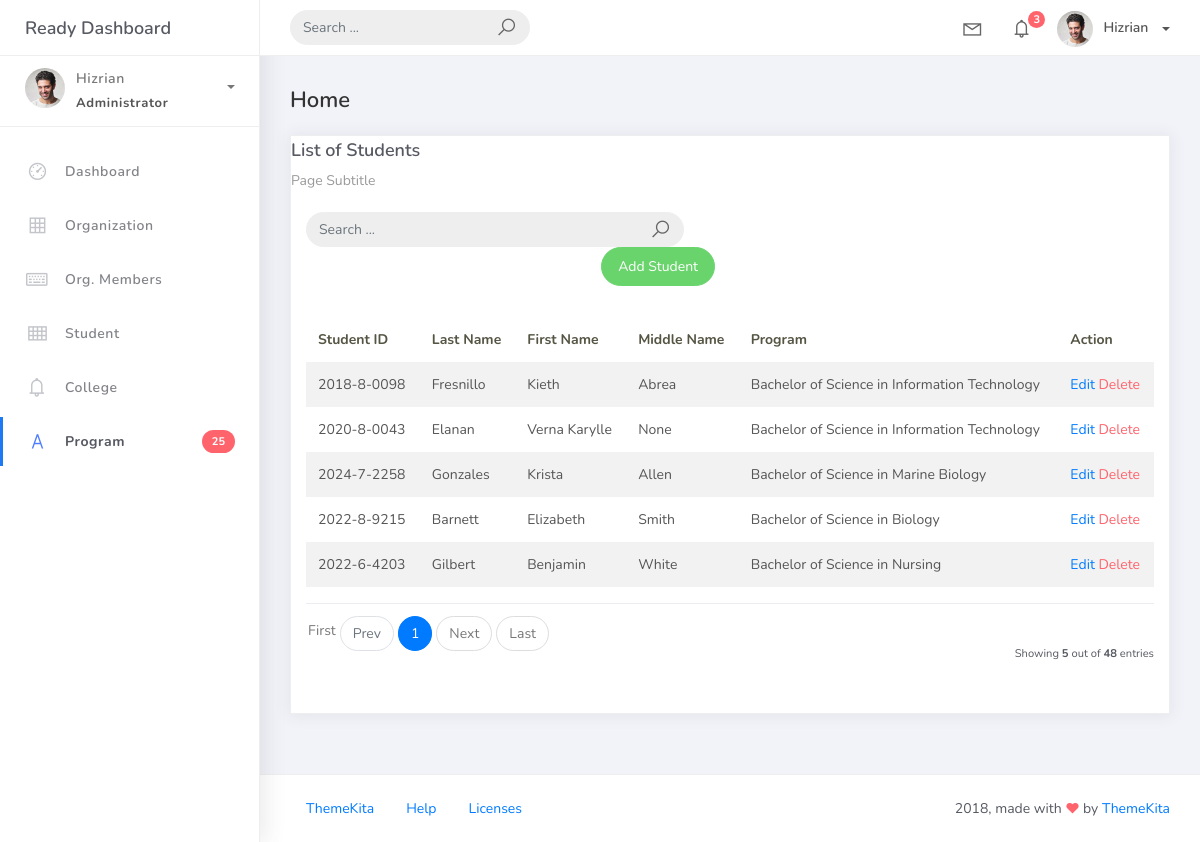
Screenshot of /student_list with the database file from the repository.
### studentorg/models.py (models this page shows, shortened)
class BaseModel(models.Model):
    created_at = models.DateTimeField(auto_now_add=True, db_index=True)
    updated_at = models.DateTimeField(auto_now=True)
    class Meta:
        abstract = True

class Student(BaseModel):
    student_id = models.CharField(max_length=15)
    lastname = models.CharField(max_length=25)
    firstname = models.CharField(max_length=25)
    middlename = models.CharField(max_length=25, blank=True, null=True)
    program = models.ForeignKey(Program, on_delete=models.CASCADE)

class Program(BaseModel):
    prog_name = models.CharField(max_length=150)
    college = models.ForeignKey(College, on_delete=models.CASCADE)
    def __str__(self):
        return self.prog_name

### studentorg/views.py (the view)
# urls.py: path('student_list', StudentList.as_view(), name='student-list'),
class StudentList(ListView):
    model = Student
    context_object_name = 'student'
    template_name = 'student_list.html'
    paginate_by = 5
    def get_queryset(self, *args, **kwargs):
         qs = super(StudentList, self).get_queryset(*args, **kwargs)
         if self.request.GET.get("q") != None:
             query = self.request.GET.get('q')
             qs = qs.filter(Q(name__icontains=query) |
                            Q(description__icontains=query))
         return qs

### templates/student_list.html
{% extends 'base.html' %} {% load static %} {% block content %}
<div class="content">
    <div class="container-fluid">
        <h4 class="page-title">Home</h4>
        <div class="row">
            <div class="col-md-12">
                <div class="card">
                    <div class="card-reader">
                        <div class="card-title">List of Students</div>
                        <div class="card-category">Page Subtitle</div>
                    </div>
                    <br />
                            <div class="col-md-12 row">
                                <div class="col-md-6">
                                    <form class="navbar-left navbar-form nav-search mr-md-3" action="{% url 'student-list' %}">
                                        <div class="input-group">
                                            <input type="text" placeholder="Search ..." class="form-control" name="q" />
                                            <div class="input-group-append">
                                                <span class="input-group-text">
                                                    <i class="la la-search search-icon"></i>
                                                </span>
                                            </div>
                                        </div>
                                    </form>
                                </div>
                            </div>
                            <div class="col-md-6">
                                <div class="pull-right">
                                    <a href="{% url 'student-add' %}" class="btn btn-success btn-rounded">Add Student</a>
                                </div>
                            </div>
                    <div class="card-body">
                        <table class="table table-striped mt-3">
                            <thead>
                                <tr>
                                    <th scope="col">Student ID</th>
                                    <th scope="col">Last Name</th>
                                    <th scope="col">First Name</th>
                                    <th scope="col">Middle Name</th>
                                    <th scope="col">Program</th>
                                    <th scope="col">Action</th>
                                </tr>
                            </thead>
                            <tbody>
                                {% for object in object_list %}
                                <tr>
                                    <td>{{ object.student_id }}</td>
                                    <td>{{ object.lastname }}</td>
                                    <td>{{ object.firstname }}</td>
                                    <td>{{ object.middlename }}</td>
                                    <td>{{ object.program }}</td>
                                    <td>
                                        <a href="student_list/{{ object.id }}">Edit</a>
                                        <a href="student_list/{{ object.id }}/delete" class="text-danger">Delete</a>
                                    </td>
                                </tr>
                                {% empty %}
                                <tr>
                                    <td colspan="4" style="text-align: center">
                                        <p class="text-sm font-weight-bold mb-0">No Records Found</p>
                                    </td>
                                </tr>
                                {% endfor %}
                            </tbody>
                        </table>
                        {% include 'includes/pagination.html' %}
                    </div>
                </div>
            </div>
        </div>
    </div>
</div>
{% endblock %}

### rows the page displays
Student: student_id "2018-8-0098", lastname "Fresnillo", firstname "Kieth", middlename "Abrea", program "Bachelor of Science in Information Technology"
Student: student_id "2020-8-0043", lastname "Elanan", firstname "Verna Karylle", middlename "None", program "Bachelor of Science in Information Technology"
Student: student_id "2024-7-2258", lastname "Gonzales", firstname "Krista", middlename "Allen", program "Bachelor of Science in Marine Biology"
Student: student_id "2022-8-9215", lastname "Barnett", firstname "Elizabeth", middlename "Smith", program "Bachelor of Science in Biology"
Student: student_id "2022-6-4203", lastname "Gilbert", firstname "Benjamin", middlename "White", program "Bachelor of Science in Nursing"

### other values shown
{{ page_num }} "1"
{{ object_list.count }} "5"
{{ paginator.count }} "48"
